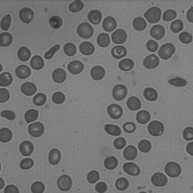
#> input picture Images/cells.bmp, 193 x 193 px, shrunk from 256 x 256 before the run
$ jupyter execute tp_image_enhancement.ipynb
#> lines starting #> are read from the running program, lines starting #| are printed output that depends on the picture; after the words box and inside, x2 and y2 are one past the last pixel; in counts of white or black regions, pixels touching at a corner belong together
[cell 1]
import numpy as np
import matplotlib.pyplot as plt
import time

from skimage.io import imread, imsave
from skimage import color, filters, exposure, morphology, measure, feature
from skimage.filters import rank

from scipy import ndimage as ndi
from skimage.filters import threshold_otsu
from sklearn.cluster import KMeans

[cell 2]
cells = imread("../Images/cells.bmp", as_gray=True)
#> cells is the input picture: shape (193, 193); min 44, max 154, mean 114.7
threshold = threshold_otsu(cells)
#> threshold = 105
segmented_cells = cells > threshold
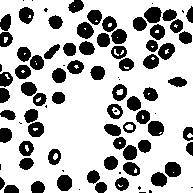
#> segmented_cells: shape (193, 193) bool; 72.8% white; 89 black regions (21 under 20 px), largest, box (x1, y1, x2, y2) and area: (144, 7, 162, 23) 218, (77, 22, 94, 39) 211, (165, 162, 181, 177) 203

fig, axes = plt.subplots(1, 3, figsize=(15, 4))

axes[0].imshow(cells, cmap="gray")
axes[0].set_title("Grayscale image: cells")
axes[0].axis("off")

axes[1].hist(cells.ravel(), bins=256, color="black")
axes[1].axvline(threshold, color="red", linestyle="--", label=f"Threshold = {threshold:.3f}")
axes[1].set_title("Histogram")
axes[1].set_xlabel("Intensity")
axes[1].set_ylabel("Frequency")
axes[1].legend()

axes[2].imshow(segmented_cells, cmap="gray")
axes[2].set_title("Segmentation")
axes[2].axis("off")


plt.show()
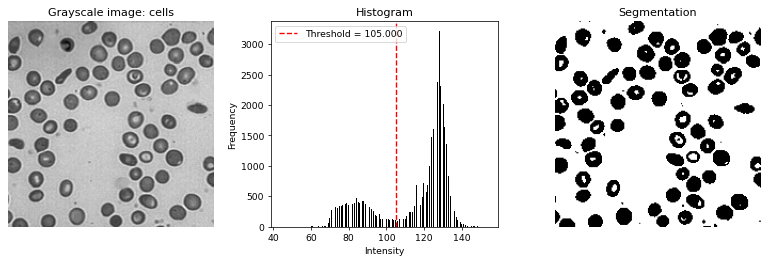
#> figure drawn by matplotlib, 3 panels; panel 2: tallest bar 3216 high, from x = 127.8 to 128.2

[cell 3]
def auto_thresh(image, epsilon=0.5):
#> called with epsilon = 0.5
    image = np.asarray(image, dtype=float)
    s = 0.5 * (np.amin(image) + np.amax(image))
#> s = 99
    done = False

    while not done:
        B = image >= s
        s_next = 0.5 * (np.mean(image[B]) + np.mean(image[~B]))
        done = abs(s - s_next) < epsilon
        s = s_next
#> this loop made 3 passes
#> (s_next, done, s) on passes 1 to 3: (104.1, False, 104.1), (105.1, False, 105.1), (105.3, True, 105.3)
#> pass 1, in auto_thresh, `B = image >= s`:
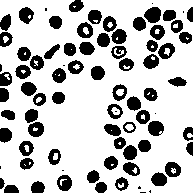
#> B: shape (193, 193) bool; 75.1% white; 81 black regions (13 under 20 px), largest, box (x1, y1, x2, y2) and area: (144, 7, 161, 23) 207, (148, 121, 164, 136) 189, (28, 122, 44, 137) 177
#> pass 2, in auto_thresh, `B = image >= s`:
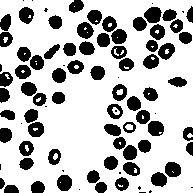
#> B: shape (193, 193) bool; 73.1% white; 88 black regions (20 under 20 px), largest, box (x1, y1, x2, y2) and area: (144, 7, 162, 23) 218, (77, 22, 94, 39) 205, (165, 162, 181, 177) 200

    return s


cells = imread("../Images/cells.bmp", as_gray=True)
manual_threshold = auto_thresh(cells)
#> manual_threshold = 105.3
automatic_threshold = threshold_otsu(cells)
#> automatic_threshold = 105

manual_segmented = cells >= manual_threshold
automatic_segmented = cells >= automatic_threshold

print(f"Manual threshold (pseudo algo): {manual_threshold:.3f}")
#| Manual threshold (pseudo algo): 105.253
print(f"Otsu threshold: {automatic_threshold:.3f}")
#| Otsu threshold: 105.000
print(f"Difference: {abs(manual_threshold - automatic_threshold):.3f}")
#| Difference: 0.253

fig, axes = plt.subplots(1, 2, figsize=(12, 5))

axes[0].imshow(manual_segmented, cmap="gray")
axes[0].set_title(f"Pseudo algorithm\nT = {manual_threshold:.3f}")
axes[0].axis("off")

axes[1].imshow(automatic_segmented, cmap="gray")
axes[1].set_title(f"Otsu\nT = {automatic_threshold:.3f}")
axes[1].axis("off")

plt.tight_layout()
plt.show()

[cell 4]
def generation(n, x, y):
    Y = np.random.randn(n, 2) + np.dot(np.ones((n, 2)), np.array(((x, 0), (0, y))))
    return Y


np.random.seed(0)
points1 = generation(100, 0, 0)
points2 = generation(100, 3, 4)
points3 = generation(100, -5, -3)
pts = np.concatenate((points1, points2, points3))

n = 3
kmeans = KMeans(init="k-means++", n_clusters=n, n_init=10, random_state=0)
t0 = time.time()
kmeans.fit(pts)
t_batch = time.time() - t0

kmeans_labels = kmeans.labels_
kmeans_cluster_centers = kmeans.cluster_centers_

print(f"Computation time: {t_batch:.4f} s")
print("Cluster centers:")
print(kmeans_cluster_centers)

fig = plt.figure(figsize=(6, 5))
colors = ["#4EACC5", "#FF9C34", "#4E9A06"]

for k, col in zip(range(n), colors):
    my_members = kmeans_labels == k
    cluster_center = kmeans_cluster_centers[k]

    plt.plot(pts[my_members, 0], pts[my_members, 1], "w", markerfacecolor=col, marker=".")
    plt.plot(cluster_center[0], cluster_center[1], "o", markerfacecolor=col, markeredgecolor="k", markersize=6)

plt.title("KMeans")
plt.xlabel("x")
plt.ylabel("y")
plt.show()
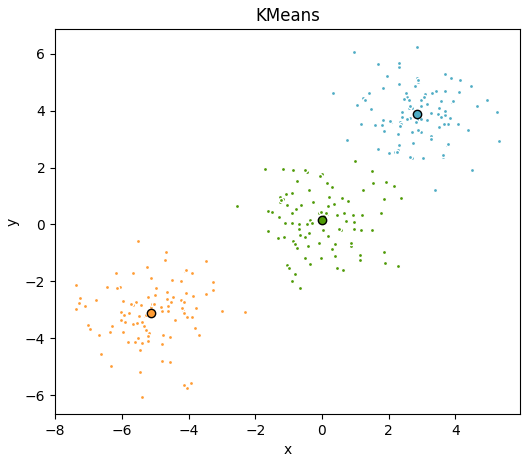
#> figure drawn by matplotlib, 1 panel

fig.savefig("kmeans.pdf")

For the 3-D K-means segmentation, the points that must be separated are the image pixels.
Each pixel is represented by its RGB coordinates $(R, G, B)$, so the image is transformed into a matrix of size $N \times 3$, where $N$ is the number of pixels.
The 3 classes correspond to 3 groups of pixels with similar color intensities.

[cell 5]
image = imread("../Images/Tv16.png")
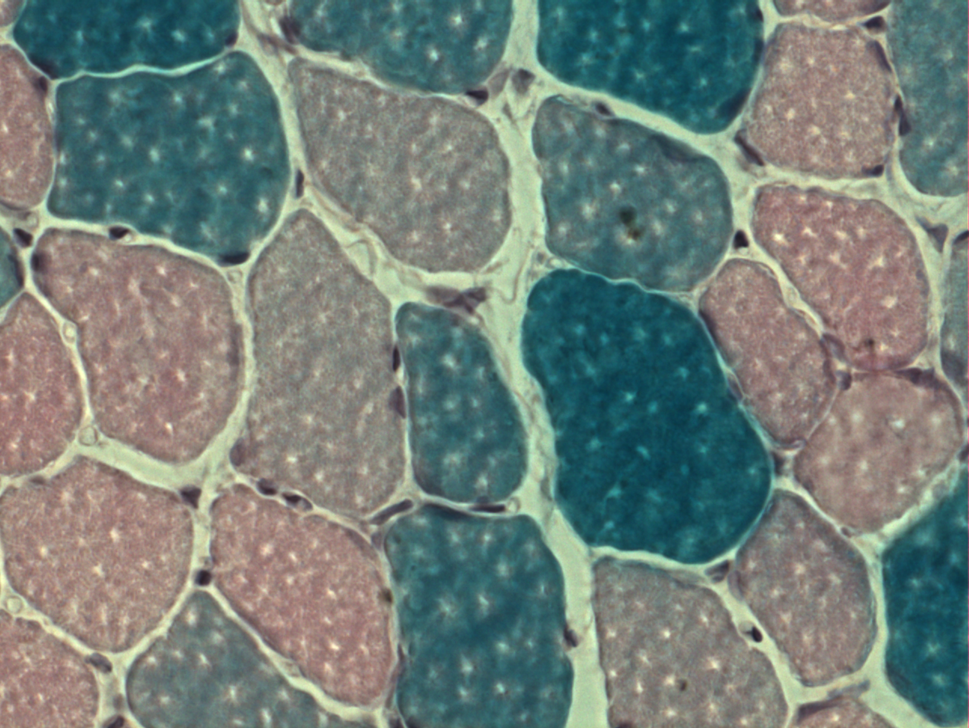
#> input picture Images/Tv16.png, 969 x 728 px, shrunk from 1286 x 966 before the run
#> image is the input picture: shape (728, 969, 3); mean R, G, B 114.3, 127.5, 121.2
display_image = image.copy()

if image.dtype != np.float32 and image.dtype != np.float64:
    image = image.astype(np.float32)

nLines, nCols, nChannels = image.shape
#> nLines = 728; nCols = 969; nChannels = 3
data = np.reshape(image, (nLines * nCols, nChannels)).astype(np.float32)

fig = plt.figure(figsize=(8, 6))
ax = fig.add_subplot(111, projection="3d")
ax.scatter(data[:, 0], data[:, 1], data[:, 2], c=data / 255.0, s=1, alpha=0.15)
ax.set_xlabel("R")
ax.set_ylabel("G")
ax.set_zlabel("B")
ax.set_title("3-D RGB map of Tv16.png")
plt.tight_layout()
plt.show()
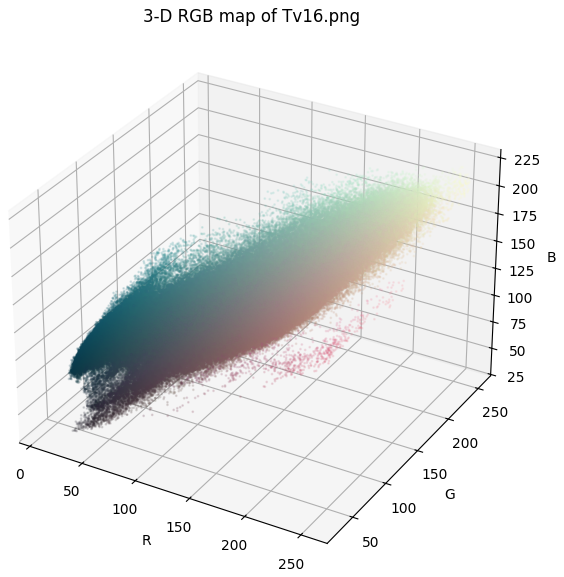
#> figure drawn by matplotlib, 1 panel

k = 3
kmeans_color = KMeans(init="k-means++", n_clusters=k, n_init=10, random_state=0)
t0 = time.time()
kmeans_color.fit(data)
t_batch = time.time() - t0

k_means_labels = kmeans_color.labels_
k_means_cluster_centers = kmeans_color.cluster_centers_
result = np.reshape(k_means_labels, (nLines, nCols))
segmented_image = np.clip(np.rint(k_means_cluster_centers[result]), 0, 255).astype(np.uint8)

print(f"Computation time: {t_batch:.4f} s")
print("Cluster centers (RGB):")
print(k_means_cluster_centers)

fig, axes = plt.subplots(1, 2, figsize=(14, 6))
axes[0].imshow(display_image)
axes[0].set_title("Original image")
axes[0].axis("off")

axes[1].imshow(segmented_image)
axes[1].set_title("K-means segmented image (k=3)")
axes[1].axis("off")

plt.tight_layout()
plt.show()
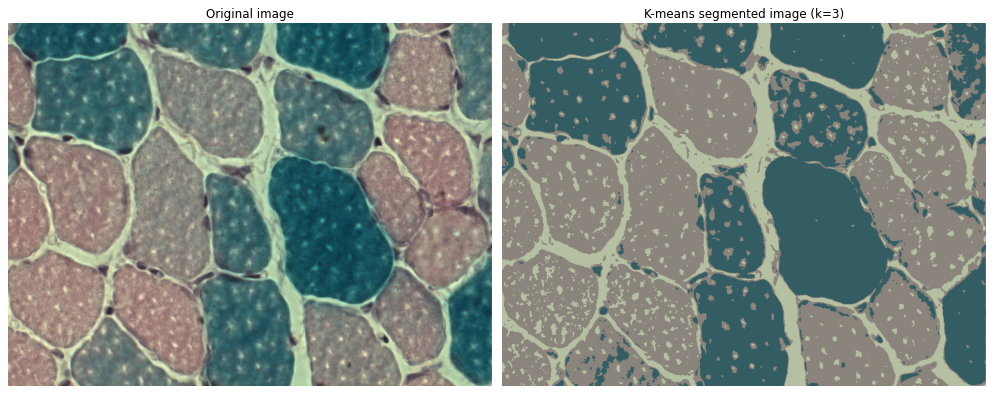
#> figure drawn by matplotlib, 2 panels
